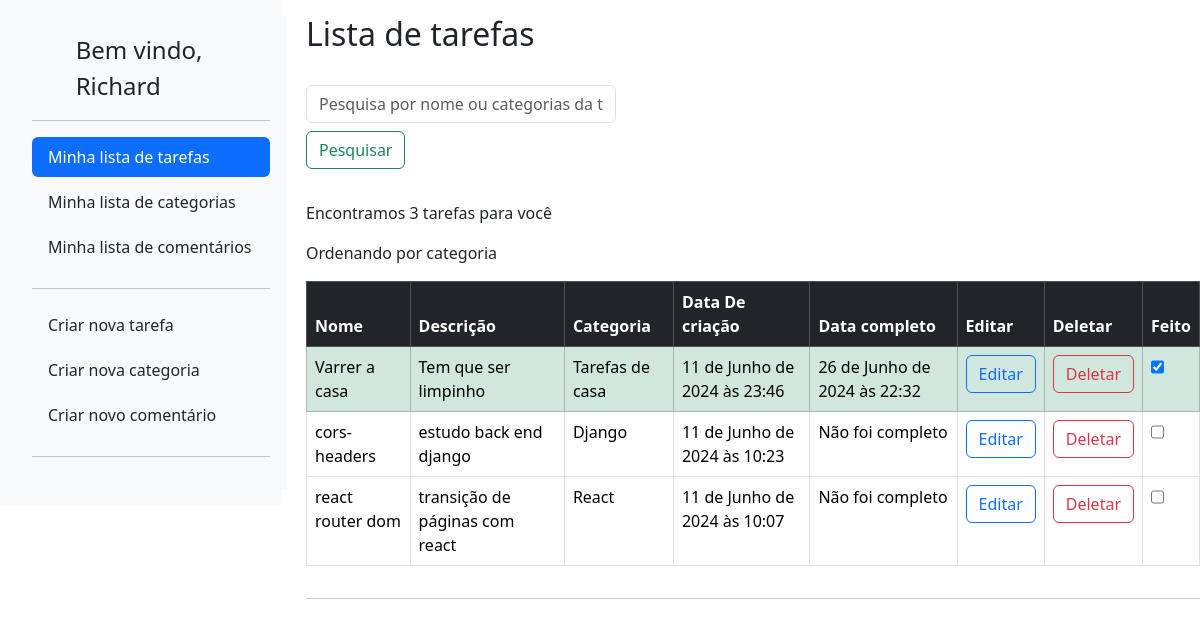
The app's page / (signed in), older data.
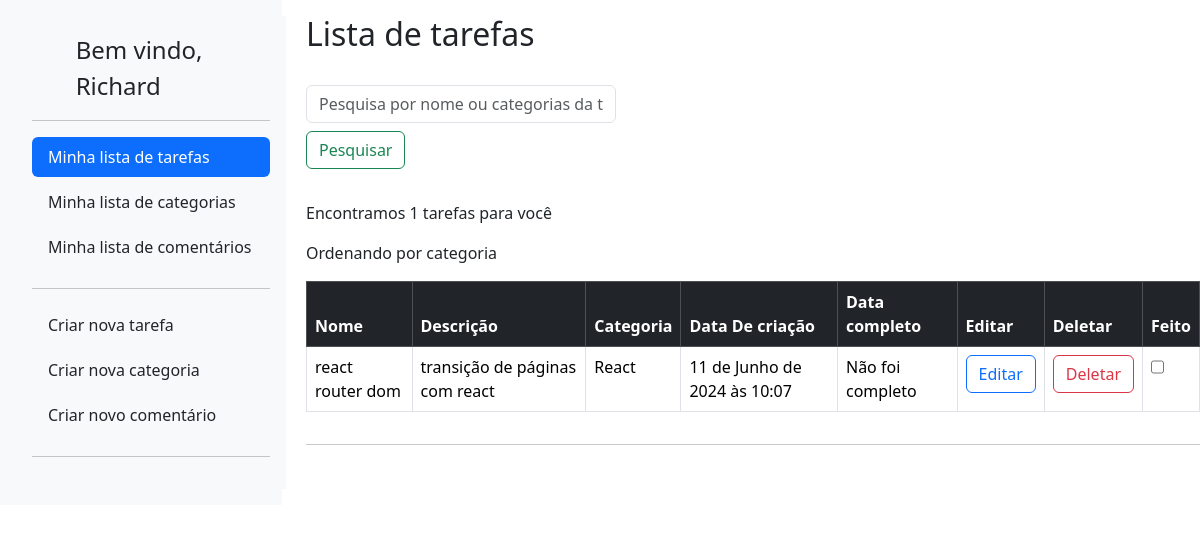
The same page, newer data.
### lizetest/accounts/models.py (models this page shows, shortened)
class User(AbstractBaseUser, PermissionsMixin):
	username = models.CharField(
		_('username'),
		max_length=150,
		unique=True,
		help_text=('150 caracteres ou menos. Letras, números e @/./+/-/_ apenas.'),
		error_messages={
			'unique': _("A user with that username already exists."),
		},
		null=True,
		blank=True
	)
	name = models.CharField(_('name'), max_length=100, blank=True)
	email = models.EmailField(_('email address'), unique=True)
	is_staff = models.BooleanField(
		_('staff status'),
		default=False,
		help_text=_('Designates whether the user can log into this admin site.'),
	)
	is_active = models.BooleanField(
		_('active'),
		default=True,
		help_text=_(
			'Designates whether this user should be treated as active. '
			'Unselect this instead of deleting accounts.'
		),
	)
	filtro = models.CharField(max_length=50,default='created_at')
	objects = UserManager()
	EMAIL_FIELD = 'email'
	USERNAME_FIELD = 'username'
	REQUIRED_FIELDS = ['email']
	class Meta:
		verbose_name = 'usuário'
		verbose_name_plural = 'usuários'

### lizetest/todo/models.py (models this page shows, shortened)
class Task(BaseModel):
    title = models.CharField(max_length=255,verbose_name="Título")
    description = models.TextField(verbose_name='Descrição')
    category = models.ForeignKey(Category, on_delete=models.CASCADE,verbose_name="Categoria")
    completion_date = models.DateTimeField(null=True, blank=True)
    completed = models.BooleanField(default=False)
    author = models.ForeignKey(User,on_delete=models.CASCADE,blank=True)

### lizetest/category/models.py (models this page shows)
class Category(BaseModel):
    name = models.CharField(max_length=255,verbose_name="Nome")
    author = models.ForeignKey(User,on_delete=models.CASCADE,blank=True)
    def __str__(self):
        return self.name

### lizetest/todo/views.py (the view, shortened to what this page needs)
# urls.py: path('', TaskListView.as_view(), name='task_list'),
class TaskListView(LoginRequiredMixin,ListView):
    model = Task
    template_name = 'task_list.html'
    def get_queryset(self):
        queryset = Task.objects.filter(author=self.request.user)
        query = self.request.GET.get('query_task')
        if query:
            queryset = queryset.filter(
                Q(title__icontains=query) |
                Q(category__name__icontains=query)
            )
        return queryset
    def get_context_data(self, **kwargs):
        context = super().get_context_data(**kwargs)
        context['number_tasks'] = self.get_queryset().count()
        context['user'] = self.request.user.username
        filtro_select = {
            "title": "Ordenando por nome",
            "description":"Ordenando por descrição",
            "category":"Ordenando por categoria",
            "created_at":"Ordenando por data de criação",
            "completion_date": "Ordenando por task completa",
        }
        context['filtro'] = filtro_select[self.request.user.filtro]
        query = self.request.GET.get('query_task')
        if self.request.user.filtro == "created_at":
            context['tasks'] = Task.objects.filter(
                author=self.request.user.id).all().order_by('-created_at')
        elif self.request.user.filtro == "category":
            context['tasks'] = Task.objects.filter(
                author=self.request.user.id).all().order_by('-category__created_at')
        else:
            context['tasks'] = Task.objects.filter(
                author=self.request.user.id).all().order_by(self.request.user.filtro)
        return context

### lizetest/todo/templates/task_list.html (shortened to what this page needs)
{% extends 'base.html' %}
  {% block content %}
  <div class="row">
    <div class="col-auto col-md-3">
      <div class="offcanvas-md offcanvas-start d-md-flex flex-column flex-shrink-0 p-3 bg-light" tabindex="-1" id="offcanvasSidebar" aria-labelledby="offcanvasSidebarLabel">
        {% include 'sidebar.html' %}
      </div>
    </div>
    <div class="col col-md-9">
      <h2 style="padding-top: 15px;">Lista de tarefas</h2><br>
      <form method="GET" action="{% url 'todo:task_list' %}">
        <input type="text" name="query_task" placeholder="Pesquisa por nome ou categorias da tarefa"
          class="form-control mb-2" style="max-width: 310px;">
        <button type="submit" class="btn btn-outline-success mb-2">Pesquisar</button>
      </form><br>
      <p>Encontramos {{number_tasks}} tarefas para você</p>
      <p>{{filtro}}</p>
      <div class="table-responsive">
        <table class="table table-bordered">
          <thead>
            <tr class="table-dark">
              <th onclick="alterfilter(this)" class="filter-header" data-field="title" scope="col" style="cursor: pointer;">Nome</th>
              <th scope="col" onclick="alterfilter(this)" class="filter-header" data-field="description" style="cursor: pointer;">Descrição</th>
              <th scope="col" onclick="alterfilter(this)" class="filter-header" data-field="category" style="cursor: pointer;">Categoria</th>
              <th scope="col" onclick="alterfilter(this)" class="filter-header" data-field="created_at" style="cursor: pointer;">Data De criação</th>
              <th scope="col" onclick="alterfilter(this)" class="filter-header" data-field="completion_date" style="cursor: pointer;">Data completo</th>
              <th scope="col">Editar</th>
              <th scope="col">Deletar</th>
              <th scope="col">Feito</th>
            </tr>
          </thead>
          <tbody>
            {% for task in tasks %}
            <tr class="{% if task.completed %}table-success{% endif %}">
              <td> {{task.title}}</td>
              <td>{{task.description}}</td>
              <td>{{task.category}}</td>
              <td>{{task.created_at}}</td>
              <td>{% if task.completion_date == None %}Não foi completo{% else %}{{task.completion_date}}{% endif %}</td>
              <td>
                <a href="{% url 'todo:task_edit' pk=task.pk %}">
                  <button type="button" class="btn btn-outline-primary">Editar</button>
                </a>
              </td>
              <td>
                <a>
                  <button type="button" class="btn btn-outline-danger btn-delete" data-task-id="{{ task.pk }}" data-task-name="{{task.title}}" is-completed="{% if task.completed %}true{% else %}false{% endif %}"
                  >Deletar</button>
                </a>
              </td>
              <td>
                <input data-task-id="{{ task.pk }}" class="form-check" type="checkbox" id="flexSwitchCheckChecked"  {% if task.completed %}checked{% endif %}>
              </td>
            </tr>
            {% endfor %}
          </tbody>
        </table>
      </div>
      <hr>
    </div>
  </div>
{% endblock %}

### lizetest/core/templates/base.html (shortened to what this page needs)
<!DOCTYPE html>
<html lang="pt-br">
<head>
    <link href="https://cdn.jsdelivr.net/npm/bootstrap@5.3.3/dist/css/bootstrap.min.css" rel="stylesheet"
>
</head>
<body style="overflow-x: hidden;">
    {% block content %}
    {% endblock content %}
</body>
</html>

### lizetest/core/templates/sidebar.html (shortened to what this page needs)
<div class="d-flex flex-column flex-shrink-0 p-3 bg-light" style="width:270px;">
    <a href="/" class="d-flex align-items-center mb-3 mb-md-0 me-md-auto link-dark text-decoration-none">
        <svg class="bi me-2" width="40" height="32">
            <use xlink:href="#bootstrap" />
        </svg>
        <span class="fs-4">Bem vindo, {{user}}</span>
    </a>
    <hr>
    <ul class="nav nav-pills flex-column mb-auto">
        <li class="nav-item">
            <a href="{% url 'todo:task_list' %}"
                class="nav-link {% if request.resolver_match.url_name == 'task_list' %}active{% else %}link-dark{% endif %}"
                aria-current="page">
                Minha lista de tarefas
            </a>
        </li>
        <li>
            <a href="{% url 'category:category_list' %}"
                class="nav-link {% if request.resolver_match.url_name == 'category_list' %}active{% else %}link-dark{% endif %}">
                Minha lista de categorias
            </a>
        </li>
        <li>
            <a href="{% url 'comments:comments_list' %}"
                class="nav-link {% if request.resolver_match.url_name == 'comments_list' %}active{% else %}link-dark{% endif %}">
                Minha lista de comentários
            </a>
        </li>
        <hr>
        <li>
            <a href="{% url 'todo:task_create' %}" class="nav-link link-dark"
                onmouseover="this.className='nav-link active'" onmouseout="this.className='nav-link link-dark'">
                Criar nova tarefa
            </a>
        </li>
        <li>
            <a href="{% url 'category:category_create' %}" class="nav-link link-dark"
                onmouseover="this.className='nav-link active'" onmouseout="this.className='nav-link link-dark'">
                Criar nova categoria
            </a>
        </li>
        <li>
            <a href="{% url 'comments:comments_create' %}" class="nav-link link-dark"
                onmouseover="this.className='nav-link active'" onmouseout="this.className='nav-link link-dark'">
                Criar novo comentário
            </a>
        </li>
        <hr>
    </ul>
</div>

### lizetest/core/templates/base.html (style rules this page uses)
li { padding-bottom: 5px; }

Row changes from the older to the newer data that the page shows:
removed Task: title "Varrer a casa", description "Tem que ser limpinho", category "Tarefas de casa", created_at "11 de Junho de 2024 às 23:46", completion_date "26 de Junho de 2024 às 22:32", completed "☑"
removed Task: title "cors-headers", description "estudo back end django", category "Django", created_at "11 de Junho de 2024 às 10:23", shows "Não foi completo"
Text that changed along with them:
{{ number_tasks }}: "3" → "1"
